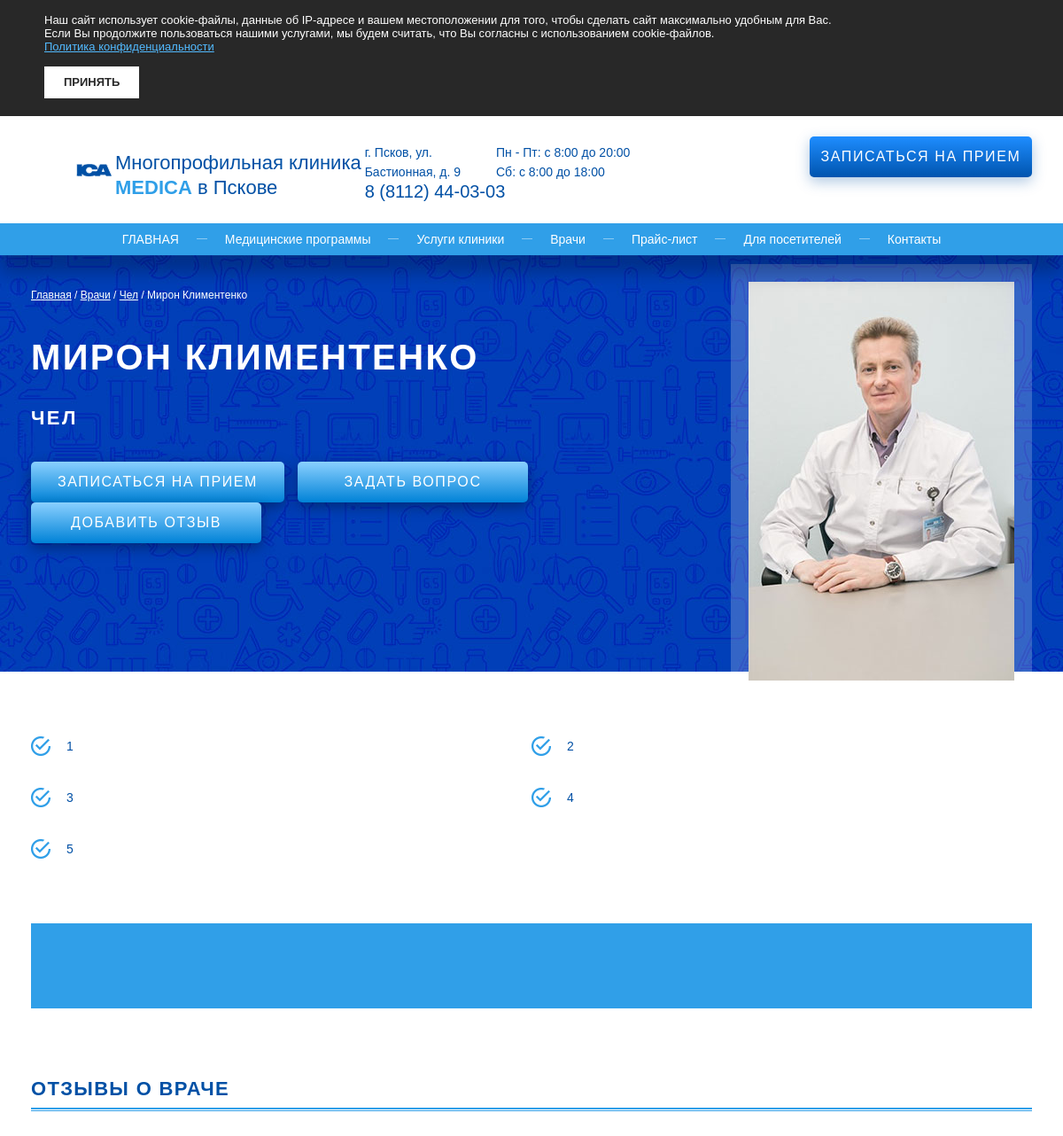
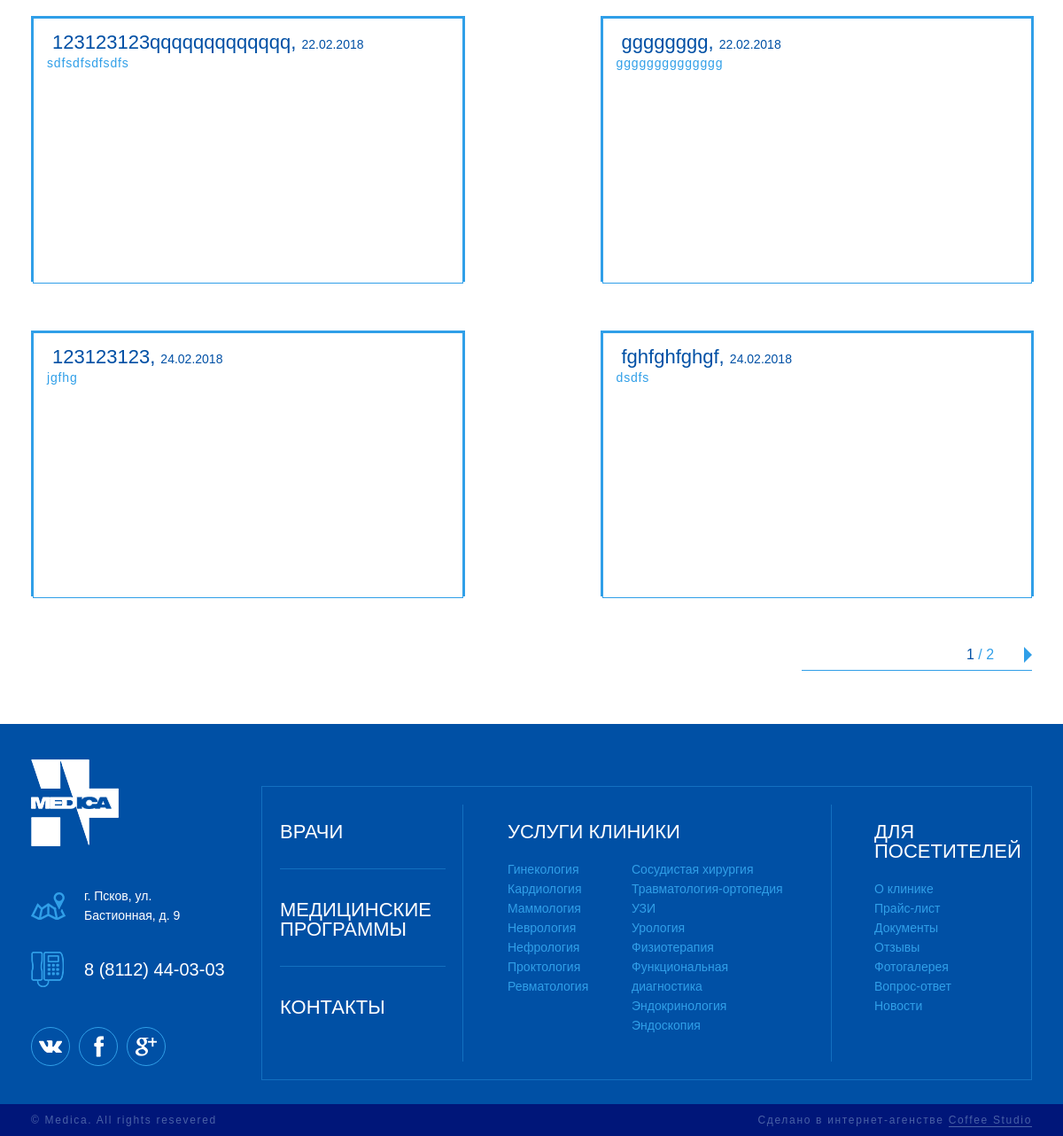
Screenshot of /doctor_card/1/ with the database file from the repository (2 pictures, top to bottom).
### doctor_card/models.py (models this page shows, shortened)
class Doctor(models.Model):
    name = models.CharField(max_length=64, blank=False, null=False, default=None)
    position = models.CharField(max_length=64, blank=False, null=False, default=None)
    image = models.ImageField(upload_to='doctors_images/', blank=False, null=True, default=None)
    department = models.ForeignKey('department.Department', blank=False, null=True, default=None)
    is_active = models.BooleanField(default=True)
    created = models.DateTimeField(auto_now_add=True, auto_now=False)
    updated = models.DateTimeField(auto_now_add=False, auto_now=True)
    class Meta:
        verbose_name = 'Врач'
        verbose_name_plural = 'Врачи'
    def get_textfields(self):
        return self.doctortextfield_set.all()
    def get_seniority(self):
        return self.seniority_set.all()

class DoctorTextField (models.Model):
    doctor = models.ForeignKey(Doctor, blank=True, null=True, default=None)
    description = models.TextField(blank=False, null=True, default=None)
    is_active = models.BooleanField(default=True)
    created = models.DateTimeField(auto_now_add=True, auto_now=False)
    updated = models.DateTimeField(auto_now_add=False, auto_now=True)
    class Meta:
        verbose_name = 'Заслуга'
        verbose_name_plural = 'Заслуги'

### review/models.py (models this page shows, shortened)
class Review(models.Model):
    customer_name = models.CharField(max_length=64, blank=False, null=False, default=None)
    date = models.DateTimeField(auto_now_add=True, auto_now=False)
    review = models.TextField(blank=False, null=True, default=None)
    doctor = models.ForeignKey('doctor_card.Doctor', blank=True, null=True, default=None, on_delete=models.CASCADE)
    class Meta:
        verbose_name = 'Отзыв'
        verbose_name_plural = 'Отзывы'

### doctor_card/views.py (the view)
# urls.py: url(r'^doctor_card/(?P<doctor_id>\w+)/$', views.doctor_card, name='doctor_card'),
def doctor_card(request, doctor_id):
    doctor = Doctor.objects.get(id=doctor_id)
    reviews_set = doctor.review_set.all().order_by('date')
    paginator = Paginator(reviews_set, 4)
    page = request.GET.get('page')
    try:
        articles = paginator.page(page)
    except PageNotAnInteger:
        articles = paginator.page(1)
    except EmptyPage:
        articles = paginator.page(paginator.num_pages)
    return render(request, 'doctor-card.html', {"articles": articles, "doctor": doctor})

### templates/doctor-card.html (shortened to what this page needs)
<!DOCTYPE html>
{% load static %}
<html lang="ru" itemscope itemtype="http://schema.org/WebPage">
<head>
  <link href="{% static 'css/plugins.min.css' %}" rel="stylesheet">
  <link href="{% static 'css/styles.min.css' %}" rel="stylesheet">
</head>
<body>
  <div id="cookie-policy-info" class="cookie-policy" role="alert">
    <div class="wrapper">
      <noindex>
        <p>Наш сайт использует cookie-файлы, данные об IP-адресе и вашем местоположении для того, чтобы сделать сайт максимально удобным для Вас.</p>
        <p>Если Вы продолжите пользоваться нашими услугами, мы будем считать, что Вы согласны с использованием cookie-файлов.</p>
        <p><a href="/policy/">Политика конфиденциальности</a></p>
        <p>&nbsp;</p>
        <button id="cookie-policy-btn" class="cookie-policy-button" type="button"><span>Принять</span></button>
      </noindex>
    </div>
  </div>
  <div class="container">
    <div class="content">
      <header class="header">
        <div class="wrapper">
          <div class="clr">
            <div class="logotype">
              <a href="/" title="Многопрофильная клиника MEDICA в Пскове">
                <span><img src="{% static 'images/logotype-white.png' %}" alt="Многопрофильная клиника MEDICA в Пскове"></span>
                <span>Многопрофильная клиника <b>MEDICA</b> в Пскове</span>
              </a>
            </div>
            <div class="header-contacts">
              <ul>
                <li class="address">г. Псков, ул. <br> Бастионная, д. 9</li>
                <li class="work-time">
                  <p>Пн - Пт: с 8:00 до 20:00</p>
                  <p>Сб: с 8:00 до 18:00</p>
                </li>
                <li class="phone">
                  <a href="tel:8 (8112) 44-03-03">8 (8112) 44-03-03</a>
                </li>
              </ul>
            </div>
            <div class="get-call">
              <a href="#get-call" class="btn" data-modal><span>Записаться на прием</span></a>
            </div>
          </div>
        </div>
      </header>
      <nav class="nav" role="navigation">
        <div class="wrapper">
          <ul>
            <li><a href="/">Главная</a></li>
            <li><a href="#0">Медицинские программы</a></li>
            <li><a href="services.html">Услуги клиники</a></li>
            <li><a href="doctors.html">Врачи</a></li>
            <li><a href="#0">Прайс-лист</a></li>
            <li><a href="#0">Для посетителей</a></li>
            <li><a href="contacts.html">Контакты</a></li>
          </ul>
        </div>
      </nav>
      <div class="page-heading doctor-heading">
        <div class="wrapper">
          <div class="breadcrumbs" itemprop="breadcrumb">
            <a href="/">Главная</a> <span>/</span> <a href="doctors.html">Врачи</a> <span>/</span> <a href="doctors.html">{{ doctor.position }}</a> <span>/</span> {{ doctor.name }}
          </div>
          <div class="heading" role="heading">
            <h1>{{ doctor.name }}</h1>
            <div class="position">{{ doctor.position }}</div>
          </div>
          <div class="buttons">
            <a href="#get-call" class="btn" data-modal><span>Записаться на прием</span></a>
            <a href="#0" class="btn"><span>Задать вопрос</span></a>
            <a href="#0" class="btn"><span>Добавить отзыв</span></a>
          </div>
          <div class="photo">
            <img src="{{ doctor.image.url}}" alt="{{ doctor.name }}">
          </div>
        </div>
      </div>
      <div class="doctors">
        <div class="wrapper">
          <div class="doctor-feature">
            <ul>
                {% for text in doctor.get_textfields %}
              <li>{{ text.description }}</li>
                {% endfor %}
            </ul>
            <div class="quote">
            </div>
          </div>
          <div class="doctor-review">
            <div class="block-heading">
              <h2>Отзывы о враче</h2>
            </div>
            <div class="row clr" id="rewiews">
                {% for review in articles %}
              <div class="doctor-review-item">
                <div class="content">
                  <div class="clr">
                    <div class="name">{{ review.customer_name }}, <span>{{ review.date|date:"d.m.Y" }}</span></div>
                  </div>
                  <div class="text">
                    <p>{{ review.review }}</p>
                  </div>
                </div>
              </div>
                {% endfor %}
            </div>
            <div class="pagination">
              <div class="right">
                <div class="pagination-num"><span>{{ articles.number }}</span> / {{ articles.paginator.num_pages }}</div>
                <div class="pagination-arrows">
                    {% if articles.has_next %}
                        <a href="?page={{ articles.next_page_number }}#rewiews" class="arrow-next" title="Вперед">Вперед</a>
                    {% endif %}
                </div>
              </div>
            </div>
          </div>
        </div>
      </div>
    </div>
    <footer class="footer">
      <div class="wrapper">
        <div class="clr">
          <div class="footer-left">
            <div class="logotype">
              <a href="/" title="Многопрофильная клиника MEDICA в Пскове">
                <span><img src="{% static 'images/logotype-white.png' %}" alt="Многопрофильная клиника MEDICA в Пскове"></span>
              </a>
            </div>
            <address>г. Псков, ул. <br> Бастионная, д. 9</address>
            <div class="phone">
              <a href="tel:88112440303">8 (8112) 44-03-03</a>
            </div>
            <ul class="social">
              <li>
                <a href="#0" target="_blank"><img src="{% static 'images/vk-icon.png' %}" alt="VK.com"></a>
              </li>
              <li>
                <a href="#0" target="_blank"><img src="{% static 'images/fb-icon.png' %}" alt="Facebook"></a>
              </li>
              <li>
                <a href="#0" target="_blank"><img src="{% static 'images/gp-icon.png' %}" alt="Google+"></a>
              </li>
            </ul>
          </div>
          <div class="footer-right">
            <div class="footer-links">
              <div class="clr">
                <ul class="left">
                  <li><a href="#0">Врачи</a></li>
                  <li><a href="#0">Медицинские программы</a></li>
                  <li><a href="#0">Контакты</a></li>
                </ul>
                <ul class="center">
                  <li>
                    <a href="#0">Услуги клиники</a>
                    <div class="row clr">
                      <ul>
                        <li><a href="#0">Гинекология</a></li>
                        <li><a href="#0">Кардиология</a></li>
                        <li><a href="#0">Маммология</a></li>
                        <li><a href="#0">Неврология</a></li>
                        <li><a href="#0">Нефрология</a></li>
                        <li><a href="#0">Проктология</a></li>
                        <li><a href="#0">Ревматология</a></li>
                      </ul>
                      <ul>
                        <li><a href="#0">Сосудистая хирургия</a></li>
                        <li><a href="#0">Травматология-ортопедия</a></li>
                        <li><a href="#0">УЗИ</a></li>
                        <li><a href="#0">Урология</a></li>
                        <li><a href="#0">Физиотерапия</a></li>
                        <li><a href="#0">Функциональная диагностика</a></li>
                        <li><a href="#0">Эндокринология</a></li>
                        <li><a href="#0">Эндоскопия</a></li>
                      </ul>
                    </div>
                  </li>
                </ul>
                <ul class="right">
                  <li>
                    <a href="#0">Для посетителей</a>
                    <div class="row clr">
                      <ul>
                        <li><a href="#0">О клинике</a></li>
                        <li><a href="#0">Прайс-лист</a></li>
                        <li><a href="#0">Документы</a></li>
                        <li><a href="#0">Отзывы</a></li>
                        <li><a href="#0">Фотогалерея</a></li>
                        <li><a href="#0">Вопрос-ответ</a></li>
                        <li><a href="#0">Новости</a></li>
                      </ul>
                    </div>
                  </li>
                </ul>
              </div>
            </div>
          </div>
        </div>
      </div>
      <div class="footer-line">
        <div class="wrapper">
          <div class="clr">
            <div class="copyright">&copy; Medica. All rights resevered</div>
            <div class="coffee">
              <a href="https://www.coffeestudio.ru/" target="_blank">Сделано в интернет-агенстве <span>Coffee Studio</span></a>
            </div>
          </div>
        </div>
      </div>
    </footer>
  </div>
</body>
</html>

### rows the page displays
Doctor: position "Чел", name "Мирон Климентенко", name "МИРОН КЛИМЕНТЕНКО", position "ЧЕЛ", image (picture)
DoctorTextField: description "1"
DoctorTextField: description "2"
DoctorTextField: description "3"
DoctorTextField: description "4"
DoctorTextField: description "5"
Review: customer_name "123123123qqqqqqqqqqqqq", date "22.02.2018", review "sdfsdfsdfsdfs"
Review: customer_name "gggggggg", date "22.02.2018", review "gggggggggggggg"
Review: customer_name "123123123", date "24.02.2018", review "jgfhg"
Review: customer_name "fghfghfghgf", date "24.02.2018", review "dsdfs"

### other values shown
{{ articles.number }} "1"
{{ articles.paginator.num_pages }} "2"
